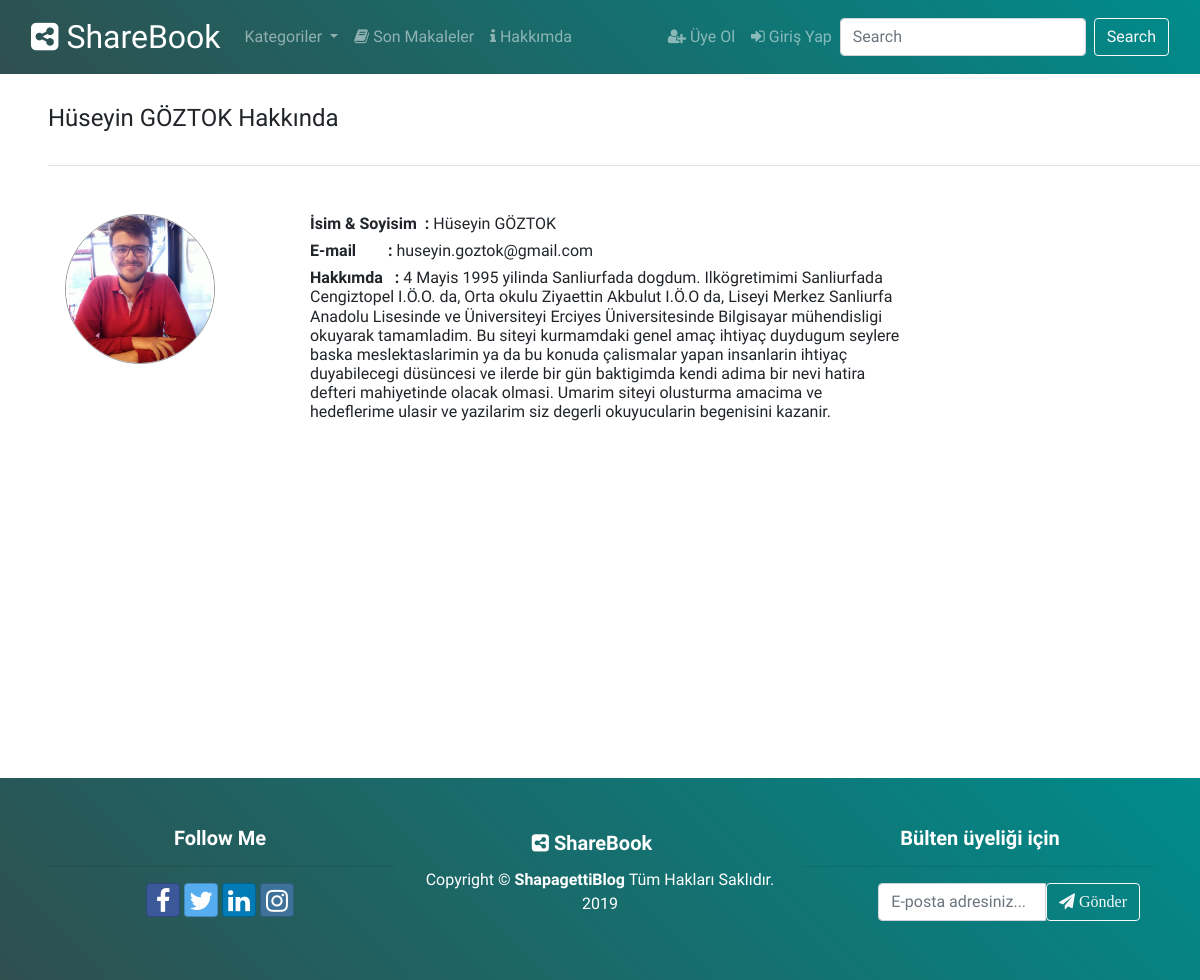
Page /BlogSitesi/panel/index.php/home/AboutMe on the committed database.
### tables this page shows
CREATE TABLE `settings` (
  `Id` int(1) NOT NULL,
  `site_name` varchar(70) NOT NULL,
  `phone` varchar(20) NOT NULL,
  `mail` varchar(40) NOT NULL,
  `twitter` varchar(40) NOT NULL,
  `facebook` varchar(40) NOT NULL,
  `linkedin` varchar(45) NOT NULL,
  `instagram` varchar(45) NOT NULL,
  `favicon` varchar(100) NOT NULL,
  `footer` varchar(150) NOT NULL
);

CREATE TABLE `category` (
  `Id` int(11) NOT NULL,
  `maincategory_id` int(11) DEFAULT NULL,
  `category_name` varchar(150) NOT NULL,
  `seo_url` varchar(200) NOT NULL,
  `priority` int(11) NOT NULL,
  `isActive` bit(1) NOT NULL,
  `isDeleted` bit(1) NOT NULL,
  `createdAt` datetime NOT NULL,
  `modifiedAt` datetime NOT NULL,
  `modifiedBy` varchar(100) NOT NULL
);

CREATE TABLE `author` (
  `Id` int(11) NOT NULL,
  `fullName` varchar(70) NOT NULL,
  `userName` varchar(150) NOT NULL,
  `email` varchar(150) NOT NULL,
  `authorImage` varchar(150) NOT NULL,
  `about` text NOT NULL,
  `password` varchar(50) NOT NULL,
  `guid` varchar(36) NOT NULL,
  `role` bit(1) NOT NULL,
  `isActive` bit(1) NOT NULL,
  `isDeleted` bit(1) NOT NULL,
  `createdAt` datetime NOT NULL,
  `modifiedAt` datetime NOT NULL,
  `modifiedBy` varchar(150) NOT NULL
);

### BlogSitesi/panel/application/controllers/Home.php (called while the page is built, shortened)
<?php
class Home extends CI_Controller
{
    public function __construct()
    {
        $this->load->model("Article_model");
        $this->load->helper("date_format");
        $this->load->helper("paging_config");
        $this->load->helper("seo");
        $this->load->helper("comment");
    }
    public function AboutMe()
    {
        $this->load->model("Author_model");
        $author = $this->Author_model->find(
            array(
                "Id" => 1,
                "isActive" => 1,
                "isDeleted" => 0
            )
        );
        $viewData = new stdClass();
        $viewData->author = $author;
        $viewData->viewFolder = "about_f";
        $viewData->pageTitle = $author->fullName . " Hakkında | " . getSettings()->site_name;
        $viewData->pageheader = $author->fullName . " Hakkında";
        $this->load->view("{$viewData->viewFolder}/index", $viewData);
    }
}

### BlogSitesi/panel/index.php (called while the page is built, shortened)
<?php
require_once BASEPATH.'core/CodeIgniter.php';

### BlogSitesi/panel/application/helpers/settings_helper.php (called while the page is built, shortened)
<?php
function getSettings(){
    $t=&get_instance();
    $settings=$t->session->userdata("settings");
    if (empty($settings)){
        $settings=$t->Setting_model->find(
            array(
                "Id"        =>1
            )
        );
    }
    return $settings;
}

### BlogSitesi/panel/application/models/Setting_model.php (called while the page is built, shortened)
<?php
class Setting_model extends CI_Model
{
    public $tableName="";
    public function __construct()
    {
        $this->tableName="settings";
    }
    public function find($where=array())
    {
        return $this->db->where($where)->get($this->tableName)->row();
    }
}

### BlogSitesi/panel/application/models/Category_model.php (called while the page is built, shortened)
<?php
class Category_model extends CI_Model
{
    public $tableName="";
    public function __construct()
    {
        $this->tableName="category";
    }
    public function getAll($where=array(),$order="Id ASC")
    {
        return $this->db->where($where)->order_by($order)->get($this->tableName)->result();
    }
}

### BlogSitesi/panel/application/helpers/current_session_helper.php (called while the page is built, shortened)
<?php
function getMemberSession(){
    $t=&get_instance();
    $member=$t->session->userdata("member");
    if (!empty($member)){
        return $member;
    }else
        return false;
}

### BlogSitesi/panel/application/models/Author_model.php (called while the page is built, shortened)
<?php
class Author_model extends CI_Model
{
    public $tableName="";
    public function __construct()
    {
        $this->tableName="author";
    }
    public function find($where=array())
    {
        return $this->db->where($where)->get($this->tableName)->row();
    }
}

### BlogSitesi/panel/application/helpers/category_helper.php (the view, shortened to what this page needs)
<?php
function CreateMenu($rootCats = array())
{
    $t = get_instance();
    foreach ($rootCats as $rootCat) {
        $rootCatCategories = $t->Category_model->getAll(
            array(
                "maincategory_id" => $rootCat->Id,
                "isActive" => 1,
                "isDeleted" => 0,
            ),
            "priority ASC"
        );
        if (count($rootCatCategories) > 0) { ?>
            <li class="nav-item dropdown">
                <a class="nav-link dropdown-toggle" role="button" data-toggle="dropdown" aria-haspopup="true"
                   aria-expanded="false"
                   href="">
                    <?php echo $rootCat->category_name ?>
                </a>
            </li>
        <?php }
    }
}
function CreateSubMenuItems($cat)
{
    $t = get_instance();
        if (count($subCatCategories) > 0) { ?>
        <?php }
}

### BlogSitesi/panel/application/views/about_f/index.php (shortened to what this page needs)
<!DOCTYPE html>
<html lang="en">
<head>
    <?php $this->load->view("includes/frontend/head") ?>
</head>
<body id="pagetop" style="font-family: 'Exo 2', sans-serif;">
<div class="pb-4 ml-5 mt-5 mb-2 border-bottom">
    <h4><?php echo (isset($pageheader))?  $pageheader:"SphagettiBlog"?></h4>
</div>
<?php $this->load->view("includes/frontend/nav") ?>
    <div class="container-fluid mt-5">
        <?php $this->load->view("{$viewFolder}/content") ?>
    </div>
<?php $this->load->view("includes/frontend/footer") ?>
</body>
</html>

### BlogSitesi/panel/application/views/includes/frontend/head.php (shortened to what this page needs)
<link href="<?php echo base_url("assets/frontend")?>/css/bootstrap.min.css" rel="stylesheet" />
<link href="<?php echo base_url("assets/frontend")?>/css/sitelogo.css" rel="stylesheet" />
<link href="<?php echo base_url("assets/frontend")?>/css/shop-homepage.css" rel="stylesheet" />
<link href="<?php echo base_url("assets/frontend")?>/css/font-awesome.min.css" rel="stylesheet" />
<link href="<?php echo base_url("assets/frontend")?>/css/MLevelCategory.css" rel="stylesheet" />
<link href="<?php echo base_url("assets/frontend")?>/css/bootstrap-social.css" rel="stylesheet" />
<link href="<?php echo base_url("assets/frontend")?>/css/card.css" rel="stylesheet" />
<link href="<?php echo base_url("assets")?>/css/iziToast.min.css" rel="stylesheet" />

### BlogSitesi/panel/application/views/includes/frontend/nav.php (shortened to what this page needs)
<nav class="navbar navbar-expand-lg navbar-dark  fixed-top"
     style="background: linear-gradient(45deg,darkslategray, darkcyan);">
    <div class="container-fluid" style="font-family: 'Exo', sans-serif;">
        <a  class="siteLogo navbar-brand" href="<?php echo base_url("Home")?>" style="font-size:xx-large"><span
                    class="fa fa-share-alt-square"></span> <?php echo getSettings()->site_name ?></a>
        <div class="collapse navbar-collapse" id="navbarSupportedContent">
            <ul class="navbar-nav mr-auto">
                <?php
                $t =& get_instance();
                $rootCategories = $t->Category_model->getAll(
                    array(
                        "maincategory_id" => null,
                        "isActive" => 1,
                        "isDeleted" => 0,
                    )
                );
                CreateMenu($rootCategories);
                ?>
                <li class="nav-item">
                    <a class="nav-link" href="<?php echo base_url("son-makaleler") ?>"><span
                                class="fa fa-book"></span> Son Makaleler</a>
                </li>
                <li class="nav-item">
                    <a class="nav-link" href="<?php echo base_url("hakkimda") ?>"><span class="fa fa-info"></span>
                        Hakkımda</a>
                </li>
            </ul>
            <ul class="nav navbar-nav navbar-right">
                <?php if (!empty(getMemberSession()))
                {?>
                <li class="nav-item">
                    <a class="nav-link" href="#" id="navbarDropdown" role="button" data-toggle="dropdown" aria-haspopup="true" aria-expanded="false">
                        <span class="fa fa-user-circle"></span> <?php echo getMemberSession()->user_name?>
                    </a>
                </li>
                <li class="nav-item">
                    <a class="nav-link" href="<?php echo base_url("Member/Logout")?>"><span class="fa fa-sign-out"></span> Çıkış Yap</a>
                </li>
                <?php }
                else
                { ?>
                <li class="nav-item">
                    <a class="nav-link" href="<?php echo base_url("Member/Register")?>"><span class="fa fa-user-plus"></span> Üye Ol</a>
                </li>
                <li class="nav-item">
                    <a class="nav-link" href="<?php echo base_url("Member/Login")?>"><span class="fa fa-sign-in"></span> Giriş Yap</a>
                </li>
                <?php } ?>
            </ul>
            <form class="form-inline my-2 my-lg-0" action="<?php echo base_url("Home/Search")?>" method="get">
                <input name="word" class="form-control mr-sm-2" type="search" placeholder="Search" aria-label="Search">
                <button  class="btn btn-outline-light my-2 my-sm-0" type="submit">Search</button>
            </form>
        </div>
    </div>
</nav>

### BlogSitesi/panel/application/views/about_f/content.php (shortened to what this page needs)
<div class="row">
    <div class="col-md-9">
        <div class="row">
        <?php if (!empty($author)){ ?>
            <div class="row">
                <div class="col-md-4">
                    <img style="width:150px;border:solid 1px #999;"
                         src="<?php echo base_url("uploads/author_v/$author->authorImage") ?>"
                         class="mx-auto img-fluid d-block rounded-circle" alt="avatar">
                </div>
                <div class="col-md-8">
                    <h6><b>İsim & Soyisim &nbsp;:</b> <?php echo $author->fullName ?></h6>
                    <h6><b>E-mail &nbsp; &nbsp; &nbsp; &nbsp;:</b> <?php echo $author->email ?></h6>
                    <h6><b>Hakkımda &nbsp; :</b> <?php echo $author->about ?></h6>
                </div>
            </div>
            <br/><br/>
            <?php } ?>
        </div>
    </div>
</div>

### BlogSitesi/panel/application/views/includes/frontend/footer.php
<footer class="py-xl-5" style="background: linear-gradient(45deg,darkslategray, darkcyan);">
    <div class="container">
        <div class="row">
            <div class="col-md-4 text-center text-white">
                <h5><strong>Follow Me</strong></h5>
                <hr />
                <a target="_blank" href="<?php echo getSettings()->facebook ?>" class="btn btn-social-icon btn-facebook">
                    <span class="fa fa-facebook"></span>
                </a>
                <a target="_blank" href="<?php echo getSettings()->twitter ?>" class="btn btn-social-icon btn-twitter">
                    <span class="fa fa-twitter"></span>
                </a>
                <a target="_blank" href="<?php echo getSettings()->linkedin ?>" class="btn btn-social-icon btn-linkedin">
                    <span class="fa fa-linkedin"></span>
                </a>
                <a target="_blank" href="<?php echo getSettings()->instagram ?>" class="btn btn-social-icon btn-instagram">
                    <span class="fa fa-instagram"></span>
                </a>
            </div>
            <div class="col-md-4 text-center text-white">
                <a class="siteLogo navbar-brand" style="color: #FFF" href="<?php echo base_url() ?>"><h5><span class="fa fa-share-alt-square"></span> <strong><?php echo getSettings()->site_name?></strong></h5></a>
                <p class="text-center text-white"><?php echo getSettings()->footer ?> <?php echo date('Y') ?></p>
            </div>
            <div class="col-md-4 text-center text-white">
                <h5><strong>Bülten üyeliği için</strong></h5>
                <hr />
                <div class="col-md-10 offset-md-2">
                    <div class="input-group">
                        <input type="text" class="form-control" placeholder="E-posta adresiniz..." />
                        <span class="input-group-btn">
                                <button type="submit" class="btn btn-outline-light">
                                    <span class="fa fa-send"> Gönder</span>
                                </button>
                            </span>
                    </div>
                </div>
            </div>
        </div>
    </div>
</footer>

### BlogSitesi/panel/assets/frontend/css/shop-homepage.css (style rules this page uses)
@media (min-width: 992px) { body { padding-top: 56px; } }
footer { margin-top:300px; }

### rows in the picture
settings: site_name "ShareBook", footer "Copyright © ShapagettiBlog Tüm Hakları Saklıdır."
category: category_name "Kategoriler"
author: authorImage (picture), fullName "Hüseyin GÖZTOK", email "huseyin.goztok@gmail.com", about "4 Mayis 1995 yilinda Sanliurfada dogdum. Ilkögretimimi Sanliurfada Cengiztopel I.Ö.O. da, Orta okulu Ziyaettin Akbulut I.Ö.O da, Liseyi Merkez Sanliurfa Anadolu Lisesinde ve Üniversiteyi Erciyes Üniversitesinde Bilgisayar mühendisligi okuyarak tamamladim. Bu siteyi kurmamdaki genel amaç ihtiyaç duydugum seylere baska meslektaslarimin ya da bu konuda çalismalar yapan insanlarin ihtiyaç duyabilecegi düsüncesi ve ilerde bir gün baktigimda kendi adima bir nevi hatira defteri mahiyetinde olacak olmasi. Umarim siteyi olusturma amacima ve hedeflerime ulasir ve yazilarim siz degerli okuyucularin begenisini kazanir."

### other values in the picture
$pageheader "Hüseyin GÖZTOK Hakkında"
